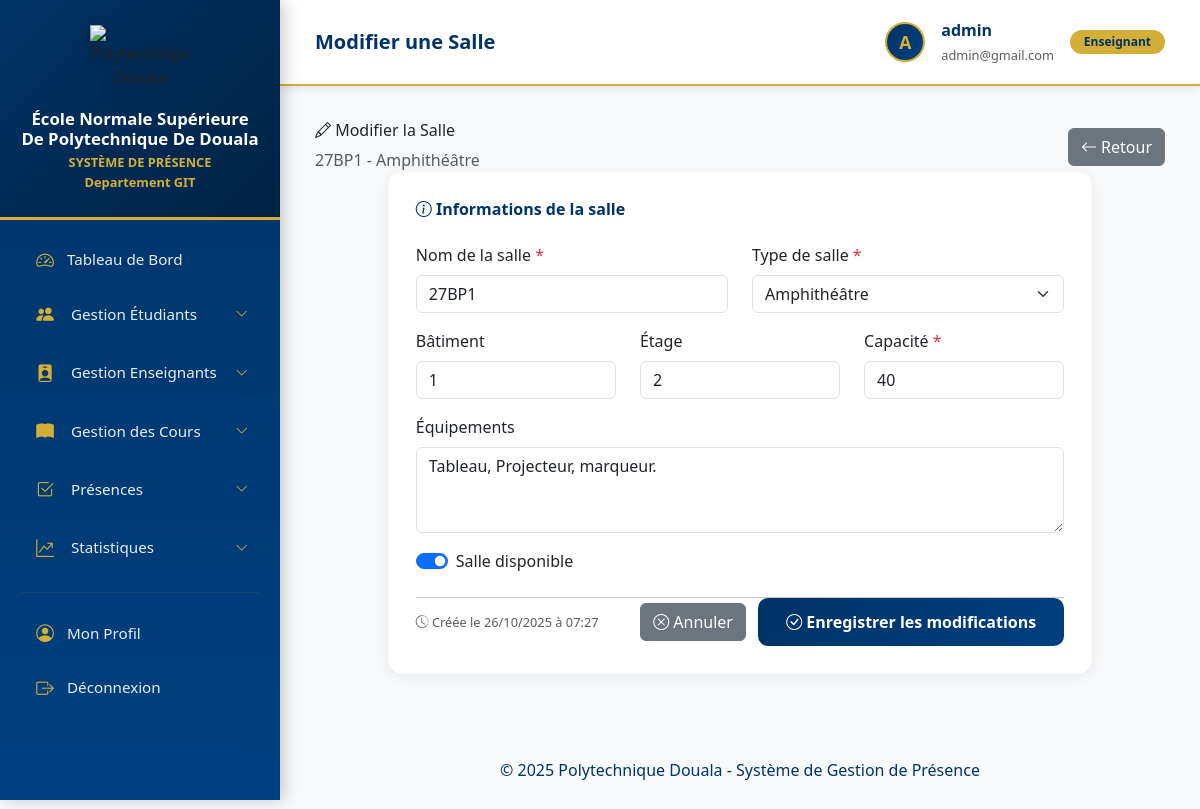
The app's page /cours/salles/1/modifier/ (signed in) with its own data.
### accounts/models.py (models this page shows, shortened)
class Profil(models.Model):
    ROLES = [
        ('ADMIN', 'Administrateur'),
        ('ENSEIGNANT', 'Enseignant'),
        ('SCOLARITE', 'Service Scolarité'),
    ]
    user = models.OneToOneField(User, on_delete=models.CASCADE,
                               related_name='profil',
                               verbose_name="Utilisateur")
    role = models.CharField(max_length=20, choices=ROLES,
                           default='ENSEIGNANT',
                           verbose_name="Rôle")
    telephone = models.CharField(max_length=20, blank=True, null=True,
                                verbose_name="Téléphone")
    photo = models.ImageField(upload_to='profils/photos/',
                             blank=True, null=True,
                             verbose_name="Photo")
    adresse = models.TextField(blank=True, null=True, verbose_name="Adresse")
    actif = models.BooleanField(default=True, verbose_name="Actif")
    date_creation = models.DateTimeField(auto_now_add=True)
    date_modification = models.DateTimeField(auto_now=True)
    class Meta:
        verbose_name = "Profil"
        verbose_name_plural = "Profils"
        ordering = ['user__username']
    def est_admin(self):
        return self.role == 'ADMIN' or self.user.is_superuser

### courses/models.py (models this page shows, shortened)
class Salle(models.Model):
    TYPES_SALLE = [
        ('AMPHI', 'Amphithéâtre'),
        ('TD', 'Salle de TD'),
        ('TP', 'Salle de TP'),
        ('LAB', 'Laboratoire'),
    ]
    nom = models.CharField(max_length=50, unique=True, verbose_name="Nom")
    type_salle = models.CharField(max_length=10, choices=TYPES_SALLE, default='CM', verbose_name="Type de salle")
    capacite = models.IntegerField(validators=[MinValueValidator(1)], verbose_name="Capacité")
    batiment = models.CharField(max_length=50, blank=True, null=True, verbose_name="Bâtiment")
    etage = models.IntegerField(blank=True, null=True, verbose_name="Étage")
    equipements = models.TextField(blank=True, null=True,
                                   help_text="Projecteur, Tableau, Ordinateurs, etc.",
                                   verbose_name="Équipements")
    disponible = models.BooleanField(default=True, verbose_name="Disponible")
    remarque = models.TextField(blank=True, null=True, verbose_name="Remarque")
    date_creation = models.DateTimeField(auto_now_add=True)
    class Meta:
        verbose_name = "Salle"
        verbose_name_plural = "Salles"
        ordering = ['batiment', 'nom']

### courses/views.py (the view, shortened to what this page needs)
# urls.py: path('salles/<int:salle_id>/modifier/', views.modifier_salle, name='modifier_salle'),
@login_required
def modifier_salle(request, salle_id):
    if not (request.user.profil.est_admin() or request.user.profil.est_scolarite()):
        messages.error(request, "⛔ Accès refusé.")
        return redirect('liste_salles')
    salle = get_object_or_404(Salle, id=salle_id)
    context = {
        'salle': salle,
        'types_salle': Salle.TYPES_SALLE,
    }
    return render(request, 'courses/modifier_salle.html', context)

### courses/templates/courses/modifier_salle.html (shortened to what this page needs)
{% extends 'base.html' %}
{% block page_title %}Modifier une Salle{% endblock %}
{% block content %}
<div class="page-header">
    <div class="d-flex justify-content-between align-items-center">
        <div>
            <h2 class="mb-2">
                <i class="bi bi-pencil"></i> Modifier la Salle
            </h2>
            <p class="text-muted mb-0">{{ salle.nom }} - {{ salle.get_type_salle_display }}</p>
        </div>
        <a href="{% url 'detail_salle' salle.id %}" class="btn btn-secondary">
            <i class="bi bi-arrow-left"></i> Retour
        </a>
    </div>
</div>
<div class="row">
    <div class="col-md-10 mx-auto">
        <div class="table-card">
            <h5 class="mb-4">
                <i class="bi bi-info-circle"></i> Informations de la salle
            </h5>
            <form method="post" novalidate>
                <div class="row mb-3">
                    <div class="col-md-6">
                        <label for="nom" class="form-label">Nom de la salle <span class="text-danger">*</span></label>
                        <input type="text" class="form-control" id="nom" name="nom"
                               value="{{ salle.nom }}" required>
                    </div>
                    <div class="col-md-6">
                        <label for="type_salle" class="form-label">Type de salle <span class="text-danger">*</span></label>
                        <select class="form-select" id="type_salle" name="type_salle" required>
                            {% for code, label in types_salle %}
                            <option value="{{ code }}" {% if salle.type_salle == code %}selected{% endif %}>
                                {{ label }}
                            </option>
                            {% endfor %}
                        </select>
                    </div>
                </div>
                <div class="row mb-3">
                    <div class="col-md-4">
                        <label for="batiment" class="form-label">Bâtiment</label>
                        <input type="text" class="form-control" id="batiment" name="batiment"
                               value="{{ salle.batiment }}">
                    </div>
                    <div class="col-md-4">
                        <label for="etage" class="form-label">Étage</label>
                        <input type="number" class="form-control" id="etage" name="etage"
                               value="{{ salle.etage }}" min="0" max="10">
                    </div>
                    <div class="col-md-4">
                        <label for="capacite" class="form-label">Capacité <span class="text-danger">*</span></label>
                        <input type="number" class="form-control" id="capacite" name="capacite"
                               value="{{ salle.capacite }}" required min="1">
                    </div>
                </div>
                <div class="mb-3">
                    <label for="equipements" class="form-label">Équipements</label>
                    <textarea class="form-control" id="equipements" name="equipements" rows="3">{{ salle.equipements }}</textarea>
                </div>
                <div class="mb-4">
                    <div class="form-check form-switch">
                        <input class="form-check-input" type="checkbox" id="disponible" name="disponible"
                               {% if salle.disponible %}checked{% endif %}>
                        <label class="form-check-label" for="disponible">
                            Salle disponible
                        </label>
                    </div>
                </div>
                <hr>
                <div class="d-flex justify-content-between align-items-center">
                    <small class="text-muted">
                        <i class="bi bi-clock-history"></i>
                        Créée le {{ salle.date_creation|date:"d/m/Y à H:i" }}
                    </small>
                    <div>
                        <a href="{% url 'detail_salle' salle.id %}" class="btn btn-secondary me-2">
                            <i class="bi bi-x-circle"></i> Annuler
                        </a>
                        <button type="submit" class="btn btn-primary">
                            <i class="bi bi-check-circle"></i> Enregistrer les modifications
                        </button>
                    </div>
                </div>
            </form>
        </div>
    </div>
</div>
{% endblock %}

### templates/base.html (shortened to what this page needs)
{% load django_browser_reload %}
{% load static %}
<!DOCTYPE html>
<html lang="fr">
<head>
    <link href="https://cdn.jsdelivr.net/npm/bootstrap@5.3.0/dist/css/bootstrap.min.css" rel="stylesheet">
    <script src="https://cdn.tailwindcss.com"></script>
    <link rel="stylesheet" href="https://cdn.jsdelivr.net/npm/bootstrap-icons@1.11.0/font/bootstrap-icons.css">
</head>
<body>
    {% if user.is_authenticated %}
    <div class="sidebar" id="sidebar">
        <div class="logo-section">
            <img src="{% static 'images/logo.png' %}" alt="Polytechnique Douala">
            <h4>École Normale Supérieure De Polytechnique De Douala</h4>
            <p>SYSTÈME DE PRÉSENCE</p>
            <p>Departement GIT</p>
        </div>
        <nav>
            <a class="nav-link {% if request.resolver_match.url_name == 'dashboard' %}active{% endif %}"
               href="{% url 'dashboard' %}">
                <i class="bi bi-speedometer2 icon"></i>
                <span>Tableau de Bord</span>
            </a>
            {% if user.profil.est_admin or user.profil.est_scolarite %}
            <div class="menu-dropdown">
                <div class="menu-dropdown-toggle" onclick="toggleMenu('etudiants')">
                    <div class="d-flex align-items-center gap-3">
                        <i class="bi bi-people-fill icon"></i>
                        <span>Gestion Étudiants</span>
                    </div>
                    <i class="bi bi-chevron-down arrow"></i>
                </div>
            </div>
            <div class="menu-dropdown">
                <div class="menu-dropdown-toggle" onclick="toggleMenu('enseignants')">
                    <div class="d-flex align-items-center gap-3">
                        <i class="bi bi-person-badge-fill icon"></i>
                        <span>Gestion Enseignants</span>
                    </div>
                    <i class="bi bi-chevron-down arrow"></i>
                </div>
            </div>
            <div class="menu-dropdown">
                <div class="menu-dropdown-toggle" onclick="toggleMenu('cours')">
                    <div class="d-flex align-items-center gap-3">
                        <i class="bi bi-book-fill icon"></i>
                        <span>Gestion des Cours</span>
                    </div>
                    <i class="bi bi-chevron-down arrow"></i>
                </div>
            </div>
            <div class="menu-dropdown">
                <div class="menu-dropdown-toggle" onclick="toggleMenu('presences')">
                    <div class="d-flex align-items-center gap-3">
                        <i class="bi bi-check2-square icon"></i>
                        <span>Présences</span>
                    </div>
                    <i class="bi bi-chevron-down arrow"></i>
                </div>
            </div>
            <div class="menu-dropdown">
                <div class="menu-dropdown-toggle" onclick="toggleMenu('stats')">
                    <div class="d-flex align-items-center gap-3">
                        <i class="bi bi-graph-up-arrow icon"></i>
                        <span>Statistiques</span>
                    </div>
                    <i class="bi bi-chevron-down arrow"></i>
                </div>
            </div>
            {% endif %}
            <hr>
            <a class="nav-link {% if 'profil' in request.path %}active{% endif %}"
            href="{% url 'profil' %}">
                <i class="bi bi-person-circle icon"></i>
                <span>Mon Profil</span>
            </a>
            <a class="nav-link" href="{% url 'logout' %}">
                <i class="bi bi-box-arrow-right icon"></i>
                <span>Déconnexion</span>
            </a>
        </nav>
    </div>
    <div class="main-content">
        <div class="top-navbar">
            <div class="d-flex justify-content-between align-items-center">
                <div class="d-flex align-items-center gap-3">
                    <span class="fs-5 fw-bold" style="color: var(--primary-blue);">
                        {% block page_title %}Système de Présence{% endblock %}
                    </span>
                </div>
                <div class="d-flex align-items-center gap-3">
                    <div class="user-avatar">
                        {{ user.first_name.0|default:user.username.0|upper }}
                    </div>
                    <div class="d-none d-md-block">
                        <div class="fw-semibold" style="color: var(--primary-blue);">
                            {{ user.get_full_name|default:user.username }}
                        </div>
                        <small class="text-muted">{{ user.email }}</small>
                    </div>
                    <span class="badge">{{ user.profil.get_role_display }}</span>
                </div>
            </div>
        </div>
        <div class="content-area">
            {% block content %}{% endblock %}
        </div>
        <footer class="text-center py-4" style="color: var(--primary-blue);">
            <p class="mb-1">&copy; 2025 Polytechnique Douala - Système de Gestion de Présence</p>
        </footer>
    </div>
    {% else %}
    {% block login_content %}{% endblock %}
    {% endif %}
</body>
</html>

### templates/base.html (style rules this page uses)
:root { --primary-blue: #003366; --secondary-blue: #004080; --accent-gold: #D4AF37; --light-gold: #F5E6C3; --sidebar-width: 280px; }
* { margin: 0; padding: 0; box-sizing: border-box; }
body { font-family: 'Segoe UI', Tahoma, Geneva, Verdana, sans-serif; background: #f8f9fa; }
.sidebar { position: fixed; top: 0; left: 0; height: 100vh; width: var(--sidebar-width); background: linear-gradient(180deg, var(--primary-blue) 0%, var(--secondary-blue) 100%); overflow-y: auto; z-index: 1000; transition: all 0.3s ease; box-shadow: 4px 0 15px rgba(0,0,0,0.2); }
.sidebar .logo-section { background: linear-gradient(135deg, var(--primary-blue) 0%, #002244 100%); padding: 25px 20px; text-align: center; border-bottom: 3px solid var(--accent-gold); margin-bottom: 15px; display: flex; flex-direction: column; align-items: center; justify-content: center; }
.sidebar .logo-section img { max-width: 100px; height: auto; filter: drop-shadow(0 4px 6px rgba(0,0,0,0.3)); margin-bottom: 12px; display: block; }
.sidebar .logo-section h4 { color: white; font-size: 1.05rem; font-weight: 700; margin: 8px 0 4px 0; }
.sidebar .logo-section p { color: var(--accent-gold); font-size: 0.8rem; font-weight: 600; margin: 0; }
.sidebar .nav-link { color: rgba(255,255,255,0.9); padding: 12px 20px; margin: 4px 12px; border-radius: 8px; transition: all 0.3s ease; font-weight: 500; display: flex; align-items: center; gap: 12px; border-left: 3px solid transparent; text-decoration: none; font-size: 0.95rem; }
.sidebar .nav-link i { font-size: 1.1rem; color: var(--accent-gold); width: 20px; text-align: center; }
.menu-dropdown { margin: 4px 12px; }
.menu-dropdown-toggle { color: rgba(255,255,255,0.9); padding: 12px 20px; border-radius: 8px; transition: all 0.3s ease; font-weight: 500; display: flex; align-items: center; justify-content: space-between; cursor: pointer; border-left: 3px solid transparent; font-size: 0.95rem; }
.menu-dropdown-toggle i.icon { color: var(--accent-gold); font-size: 1.1rem; width: 20px; text-align: center; }
.menu-dropdown-toggle i.arrow { font-size: 0.8rem; transition: transform 0.3s ease; color: var(--accent-gold); }
.sidebar hr { border-color: rgba(212,175,55,0.3); margin: 15px 20px; }
.main-content { margin-left: var(--sidebar-width); min-height: 100vh; background: #f8f9fa; }
.top-navbar { background: white; padding: 18px 35px; box-shadow: 0 2px 8px rgba(0,51,102,0.1); position: sticky; top: 0; z-index: 999; border-bottom: 2px solid var(--accent-gold); }
.top-navbar .user-avatar { width: 40px; height: 40px; border-radius: 50%; background: linear-gradient(135deg, var(--primary-blue), var(--secondary-blue)); color: var(--accent-gold); display: flex; align-items: center; justify-content: center; font-weight: 700; font-size: 1.1rem; border: 2px solid var(--accent-gold); }
.top-navbar .badge { background: var(--accent-gold); color: var(--primary-blue); font-weight: 600; padding: 6px 14px; border-radius: 20px; }
.content-area { padding: 35px; }
.table-card { background: white; border-radius: 15px; padding: 28px; box-shadow: 0 2px 12px rgba(0,51,102,0.08); margin-bottom: 25px; }
.table-card h5 { color: var(--primary-blue); font-weight: 700; }
.btn-primary { background: linear-gradient(135deg, var(--primary-blue), var(--secondary-blue)); border: none; color: white; font-weight: 600; padding: 12px 28px; border-radius: 10px; transition: all 0.3s ease; }

### records on screen
Salle: nom "27BP1", type_salle "Amphithéâtre", batiment "1", etage "2", capacite "40", equipements "Tableau, Projecteur, marqueur.", disponible "☑", date_creation "26/10/2025 à 07:27"

### other values on screen
{{ user.first_name.0|default:user.username.0|upper }} "A"
{{ user.get_full_name|default:user.username }} "admin"
{{ user.email }} "admin@gmail.com"
{{ user.profil.get_role_display }} "Enseignant"
